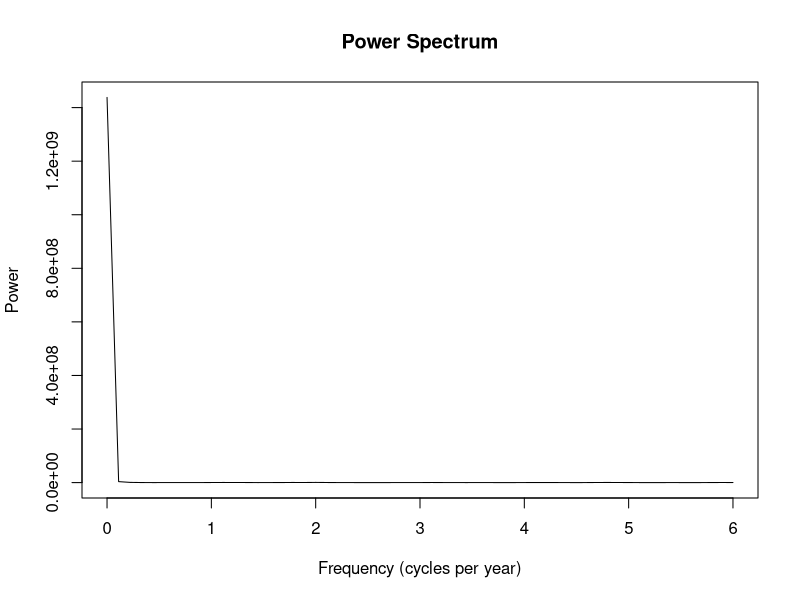
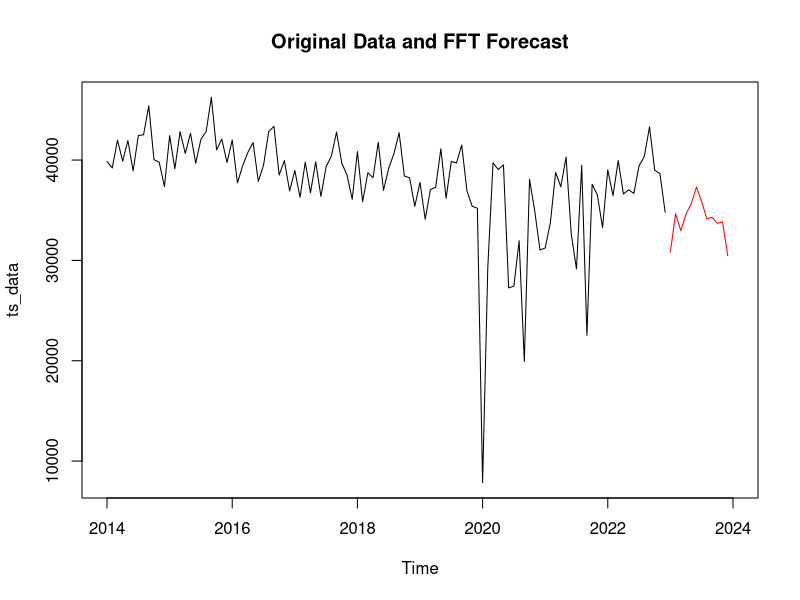

The R script that drew these images, in order:
data_ts <- data.frame(
  year = 2014:2022,
  Jan = c(41954, 42661, 41749, 39824, 41780, 41130, 39527, 40305, 37040),
  Feb = c(39899, 40661, 40765, 36742, 38238, 37280, 39055, 37339, 36617),
  Mar = c(42524, 42842, 42843, 40394, 40640, 39706, 31967, 39491, 40356),
  Apr = c(39867, 42432, 42010, 38966, 40841, 37777, 7855, 31240, 39033),
  May = c(45404, 46247, 43368, 42799, 42730, 41490, 19924, 22530, 43307),
  Jun = c(42448, 42065, 39489, 39339, 39176, 39868, 27442, 29142, 39432),
  Jul = c(38916, 39694, 37881, 36380, 36991, 36190, 27264, 32627, 36677),
  Aug = c(39213, 39126, 37729, 36294, 35845, 34096, 29319, 33781, 36451),
  Sep = c(37360, 39761, 36929, 36093, 35387, 35209, 31042, 33269, 34804),
  Oct = c(39791, 42089, 39952, 38527, 38238, 35398, 34918, 36534, 38650),
  Nov = c(40040, 41018, 38505, 39701, 38417, 36936, 38089, 37581, 38991),
  Dec = c(41984, 42827, 39432, 39793, 38737, 37071, 39736, 38773, 39954)
)
# Load necessary libraries
library(tidyverse)
library(forecast)

# Convert data to long format
data_long <- data_ts %>%
  pivot_longer(cols = -year, names_to = "month", values_to = "value") %>%
  arrange(year, month)

# Create a time series object
ts_data <- ts(data_long$value, start = c(2014, 1), frequency = 12)

# Perform FFT
fft_result <- fft(ts_data)

# Calculate the power spectrum
n <- length(ts_data)
nyquist <- floor(n/2 + 1)
power_spectrum <- (abs(fft_result[1:nyquist])/n)^2
frequencies <- (0:(nyquist-1)) / n * 12  # Multiply by 12 to get cycles per year

# Plot the power spectrum
plot(frequencies, power_spectrum, type = "l",
     xlab = "Frequency (cycles per year)", ylab = "Power", main = "Power Spectrum")

# Identify dominant frequencies
n_top <- 5  # Number of top frequencies to identify
top_indices <- order(power_spectrum, decreasing = TRUE)[1:n_top]
top_frequencies <- frequencies[top_indices]
top_periods <- 12 / top_frequencies  # Convert to periods in months

print("Top periods (in months):")
print(top_periods[-1])  # Exclude the first one which is often the mean

# Use FFT for forecasting
n_forecast <- 12  # Forecast for 1 year

# Pad the FFT result with zeros
padded_fft <- c(fft_result, rep(0, n_forecast))

# Inverse FFT to get the forecast
forecast_values <- Re(fft(padded_fft, inverse = TRUE) / length(padded_fft))

# Create a time series object for the forecast
forecast_ts <- ts(forecast_values[(length(ts_data)+1):(length(ts_data)+n_forecast)],
                  start = c(2023, 1), frequency = 12)

# Plot original data and forecast
plot(ts_data, main = "Original Data and FFT Forecast", 
     ylim = range(c(ts_data, forecast_ts), na.rm = TRUE),
     xlim = c(2014, 2024))
lines(forecast_ts, col = "red")
#legend("bottomright", legend = c("Original", "Forecast"), col = c("black", "red"), lty = 1)

# Print forecasted values
print("Forecasted values for 2023:")
print(forecast_ts)

# Measure accuracy
# Use the last 12 months of actual data for comparison
actual_last_year <- tail(ts_data, 12)
forecast_last_year <- ts(forecast_values[(length(ts_data)-11):length(ts_data)],
                         start = end(ts_data) - c(1,0), frequency = 12)

# Calculate accuracy measures
mae <- mean(abs(actual_last_year - forecast_last_year))
rmse <- sqrt(mean((actual_last_year - forecast_last_year)^2))
mape <- mean(abs((actual_last_year - forecast_last_year) / actual_last_year)) * 100

print(paste("Mean Absolute Error (MAE):", round(mae, 2)))
print(paste("Root Mean Square Error (RMSE):", round(rmse, 2)))
print(paste("Mean Absolute Percentage Error (MAPE):", round(mape, 2), "%"))

